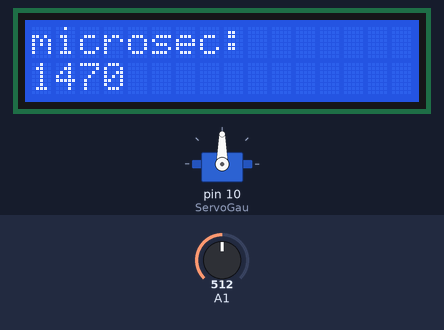
The sketch below on a simulated Arduino Uno, built with avr-gcc and run on an emulated ATmega328P. Parts: servo, 16×2 character LCD. The test bench sets the inputs (shaded band); at power-on: A1 = 512.

Above: at 6.2 s.
6.3 s: A1 set to 716
At 7.1 s:
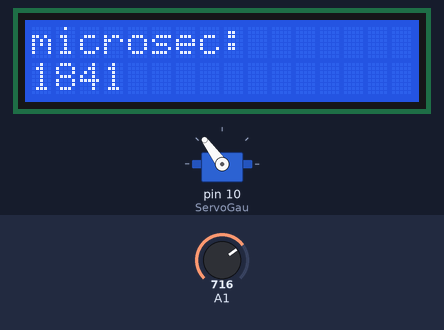
7.8 s: A1 set to 900
At 8.2 s:
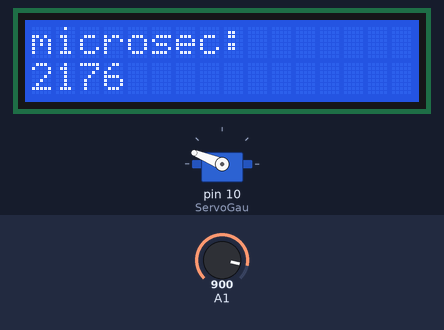
9.3 s: A1 set to 1023
At 10.5 s:
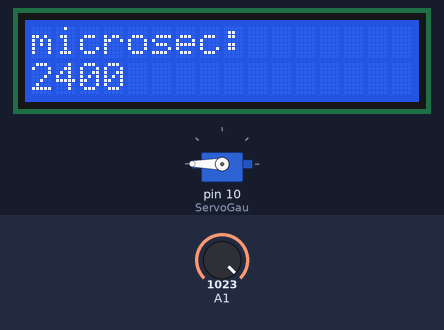
10.8 s: A1 set to 306
At 11.7 s:
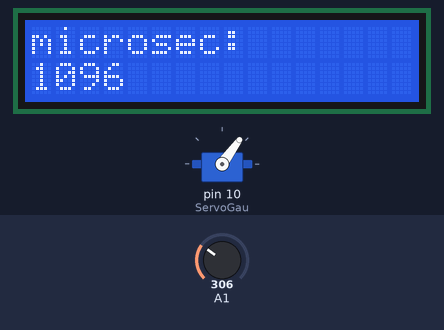
12.3 s: A1 set to 122
At 12.8 s:
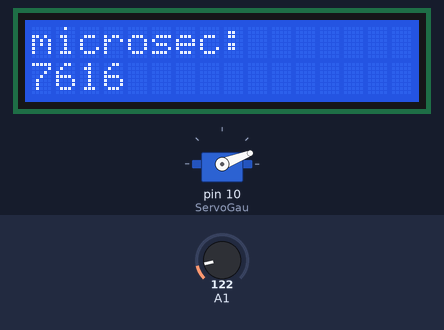
13.8 s: A1 set to 0
At 15.1 s:
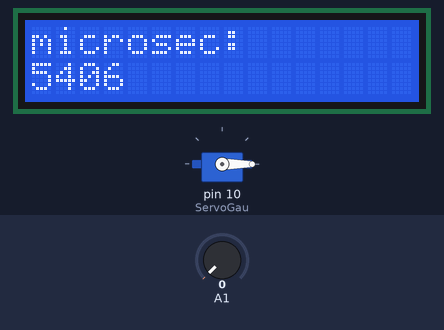
Timing chart, 0 to 16.3 s (numbered marks = the images above; inputs shaded):
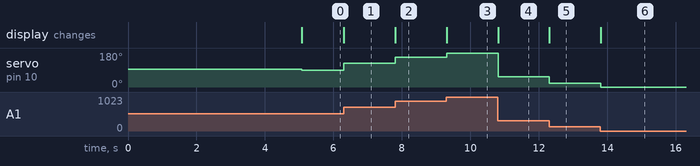

The sketch:

Servo_range_LCD.ino
```cpp
#include <LiquidCrystal_I2C.h>
#include <Servo.h>

Servo ServoGau;  // servo object #1

LiquidCrystal_I2C Screen(0x3f, 16, 2); // i2c address 0x27 3f

int pos = 1500;          // middle position variable  ( 1400-1600 depens on servo model)
int mem;

void setup()
{
  // pinMode(8, INPUT_PULLUP);
  // pinMode(9, INPUT_PULLUP);

  ServoGau.attach(10);                // attache servo signal on pin 10
  ServoGau.writeMicroseconds(pos);  // set initial position (center)

  Screen.init();
  Screen.backlight();
  Screen.clear();                    //clear the LCD during setup
  Screen.setCursor(0, 0);
  Screen.print("microsec:");
  delay(5000);
}


void loop()
{
  //-  connect potentiometer to analog input #A0

  pos = analogRead(1);
  if (abs(pos - mem) > 2) {
    mem = pos;
    pos = map(pos, 0, 1023, 540, 2400);
    ServoGau.writeMicroseconds(pos);
    Screen.setCursor(0, 1);
    Screen.print(pos);
  }
  delay(5);
}
```

Measured:
- after the input at 6.3 s, servo on pin 10 (ServoGau): 90° → 126° at once; the display: changes at once (image 1)
- after the input at 7.8 s, servo on pin 10 (ServoGau): 126° → 158° at once; the display: changes at once (image 2)
- after the input at 9.3 s, servo on pin 10 (ServoGau): 158° → 180° at once; the display: changes at once (image 3)
- after the input at 10.8 s, servo on pin 10 (ServoGau): 180° → 54° at once; the display: changes at once (image 4)
- after the input at 12.3 s, servo on pin 10 (ServoGau): 54° → 21° at once; the display: changes at once (image 5)
- after the input at 13.8 s, servo on pin 10 (ServoGau): 21° → 0° at once; the display: changes at once (image 6)
